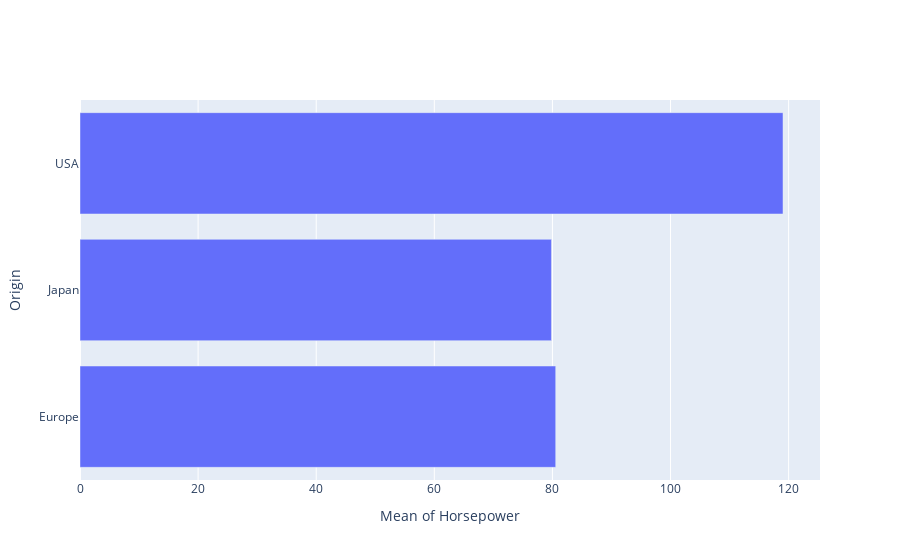

Notebook code cell kept with this figure:
### Code cell
import plotly.graph_objects as go
import pandas as pd
df = pd.read_csv("data/cars.csv")
barVal = df.groupby("Origin").mean()["Horsepower"]
fig = go.Figure(go.Bar(
            x= barVal,
            y= barVal.index,
            orientation='h'))
fig.update_layout(
    xaxis_title="Mean of Horsepower",
    yaxis_title="Origin",
)
fig.show()

### Figure 1 — Plotly figure (JSON) as saved in the notebook; plotly's stock layout.template omitted (floating-point values rounded to 4 significant figures)
{"data": [{"orientation": "h", "type": "bar", "x": [80.56, 79.84, 119.0], "y": ["Europe", "Japan", "USA"]}], "layout": {"xaxis": {"title": {"text": "Mean of Horsepower"}}, "yaxis": {"title": {"text": "Origin"}}}}
